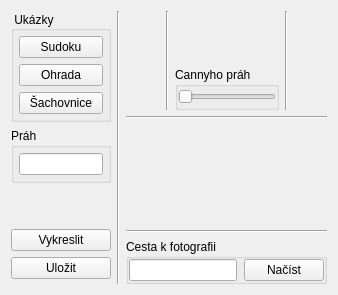
      <widget class="QWidget" name="LineDetection">
       <attribute name="title">
        <string>Detekce přímek</string>
       </attribute>
       <layout class="QGridLayout" name="gridLayout_4">
        <item row="0" column="0">
         <layout class="QVBoxLayout" name="verticalLayout_17">
          <property name="sizeConstraint">
           <enum>QLayout::SetFixedSize</enum>
          </property>
          <item>
           <widget class="QGroupBox" name="groupBox_11">
            <property name="sizePolicy">
             <sizepolicy hsizetype="Fixed" vsizetype="Fixed">
              <horstretch>100</horstretch>
              <verstretch>0</verstretch>
             </sizepolicy>
            </property>
            <property name="maximumSize">
             <size>
              <width>100</width>
              <height>16777215</height>
             </size>
            </property>
            <property name="title">
             <string> Ukázky</string>
            </property>
            <property name="alignment">
             <set>Qt::AlignLeading|Qt::AlignLeft|Qt::AlignVCenter</set>
            </property>
            <layout class="QVBoxLayout" name="verticalLayout_18">
             <property name="leftMargin">
              <number>5</number>
             </property>
             <property name="topMargin">
              <number>5</number>
             </property>
             <property name="rightMargin">
              <number>5</number>
             </property>
             <property name="bottomMargin">
              <number>5</number>
             </property>
             <item>
              <widget class="QPushButton" name="LinesButton1">
               <property name="sizePolicy">
                <sizepolicy hsizetype="Fixed" vsizetype="Fixed">
                 <horstretch>100</horstretch>
                 <verstretch>0</verstretch>
                </sizepolicy>
               </property>
               <property name="maximumSize">
                <size>
                 <width>100</width>
                 <height>16777215</height>
                </size>
               </property>
               <property name="text">
                <string>Sudoku</string>
               </property>
              </widget>
             </item>
             <item>
              <widget class="QPushButton" name="LinesButton2">
               <property name="sizePolicy">
                <sizepolicy hsizetype="Fixed" vsizetype="Fixed">
                 <horstretch>100</horstretch>
                 <verstretch>0</verstretch>
                </sizepolicy>
               </property>
               <property name="maximumSize">
                <size>
                 <width>100</width>
                 <height>16777215</height>
                </size>
               </property>
               <property name="text">
                <string>Ohrada</string>
               </property>
              </widget>
             </item>
             <item>
              <widget class="QPushButton" name="LinesButton3">
               <property name="sizePolicy">
                <sizepolicy hsizetype="Fixed" vsizetype="Fixed">
                 <horstretch>100</horstretch>
                 <verstretch>0</verstretch>
                </sizepolicy>
               </property>
               <property name="maximumSize">
                <size>
                 <width>100</width>
                 <height>16777215</height>
                </size>
               </property>
               <property name="text">
                <string>Šachovnice</string>
               </property>
              </widget>
             </item>
            </layout>
           </widget>
          </item>
          <item>
           <widget class="QGroupBox" name="groupBox_8">
            <property name="sizePolicy">
             <sizepolicy hsizetype="Fixed" vsizetype="Maximum">
              <horstretch>100</horstretch>
              <verstretch>0</verstretch>
             </sizepolicy>
            </property>
            <property name="maximumSize">
             <size>
              <width>100</width>
              <height>16777215</height>
             </size>
            </property>
            <property name="title">
             <string>Práh</string>
            </property>
            <layout class="QVBoxLayout" name="verticalLayout_11">
             <property name="leftMargin">
              <number>5</number>
             </property>
             <property name="topMargin">
              <number>5</number>
             </property>
             <property name="rightMargin">
              <number>5</number>
             </property>
             <property name="bottomMargin">
              <number>5</number>
             </property>
             <item>
              <widget class="QLineEdit" name="LinesTreshold">
               <property name="sizePolicy">
                <sizepolicy hsizetype="Fixed" vsizetype="Fixed">
                 <horstretch>100</horstretch>
                 <verstretch>0</verstretch>
                </sizepolicy>
               </property>
              </widget>
             </item>
            </layout>
           </widget>
          </item>
          <item>
           <spacer name="verticalSpacer_8">
            <property name="orientation">
             <enum>Qt::Vertical</enum>
            </property>
            <property name="sizeHint" stdset="0">
             <size>
              <width>20</width>
              <height>40</height>
             </size>
            </property>
           </spacer>
          </item>
          <item>
           <widget class="QPushButton" name="LinesButtonDraw">
            <property name="sizePolicy">
             <sizepolicy hsizetype="Preferred" vsizetype="Fixed">
              <horstretch>120</horstretch>
              <verstretch>0</verstretch>
             </sizepolicy>
            </property>
            <property name="maximumSize">
             <size>
              <width>100</width>
              <height>16777215</height>
             </size>
            </property>
            <property name="text">
             <string>Vykreslit</string>
            </property>
           </widget>
          </item>
          <item>
           <widget class="QPushButton" name="LinesButtonSave">
            <property name="sizePolicy">
             <sizepolicy hsizetype="Fixed" vsizetype="Fixed">
              <horstretch>100</horstretch>
              <verstretch>0</verstretch>
             </sizepolicy>
            </property>
            <property name="maximumSize">
             <size>
              <width>100</width>
              <height>16777215</height>
             </size>
            </property>
            <property name="text">
             <string>Uložit</string>
            </property>
           </widget>
          </item>
          <item>
           <spacer name="verticalSpacer_6">
            <property name="orientation">
             <enum>Qt::Vertical</enum>
            </property>
            <property name="sizeType">
             <enum>QSizePolicy::Fixed</enum>
            </property>
            <property name="sizeHint" stdset="0">
             <size>
              <width>20</width>
              <height>5</height>
             </size>
            </property>
           </spacer>
          </item>
         </layout>
        </item>
        <item row="0" column="2">
         <layout class="QVBoxLayout" name="verticalLayout_15">
          <item>
           <layout class="QHBoxLayout" name="horizontalLayout_4">
            <item>
             <layout class="QVBoxLayout" name="verticalLayout_8">
              <item>
               <widget class="QLabel" name="LinesOriginal">
                <property name="text">
                 <string/>
                </property>
                <property name="alignment">
                 <set>Qt::AlignCenter</set>
                </property>
               </widget>
              </item>
              <item>
               <spacer name="verticalSpacer_9">
                <property name="orientation">
                 <enum>Qt::Vertical</enum>
                </property>
                <property name="sizeType">
                 <enum>QSizePolicy::Maximum</enum>
                </property>
                <property name="sizeHint" stdset="0">
                 <size>
                  <width>20</width>
                  <height>45</height>
                 </size>
                </property>
               </spacer>
              </item>
             </layout>
            </item>
            <item>
             <widget class="Line" name="line_15">
              <property name="orientation">
               <enum>Qt::Vertical</enum>
              </property>
             </widget>
            </item>
            <item>
             <layout class="QVBoxLayout" name="verticalLayout_7">
              <item>
               <widget class="QLabel" name="LinesEdges">
                <property name="text">
                 <string/>
                </property>
                <property name="alignment">
                 <set>Qt::AlignCenter</set>
                </property>
               </widget>
              </item>
              <item>
               <widget class="QGroupBox" name="groupBox_15">
                <property name="maximumSize">
                 <size>
                  <width>16777215</width>
                  <height>43</height>
                 </size>
                </property>
                <property name="title">
                 <string>Cannyho práh</string>
                </property>
                <layout class="QVBoxLayout" name="verticalLayout_22">
                 <property name="leftMargin">
                  <number>0</number>
                 </property>
                 <property name="topMargin">
                  <number>0</number>
                 </property>
                 <property name="rightMargin">
                  <number>0</number>
                 </property>
                 <property name="bottomMargin">
                  <number>0</number>
                 </property>
                 <item>
                  <widget class="QSlider" name="LinesCannyTresholdSlider">
                   <property name="sizePolicy">
                    <sizepolicy hsizetype="Preferred" vsizetype="Fixed">
                     <horstretch>0</horstretch>
                     <verstretch>0</verstretch>
                    </sizepolicy>
                   </property>
                   <property name="orientation">
                    <enum>Qt::Horizontal</enum>
                   </property>
                  </widget>
                 </item>
                </layout>
               </widget>
              </item>
             </layout>
            </item>
            <item>
             <widget class="Line" name="line_12">
              <property name="orientation">
               <enum>Qt::Vertical</enum>
              </property>
             </widget>
            </item>
            <item>
             <layout class="QVBoxLayout" name="verticalLayout_21">
              <item>
               <widget class="QLabel" name="LinesResult">
                <property name="text">
                 <string/>
                </property>
                <property name="alignment">
                 <set>Qt::AlignCenter</set>
                </property>
               </widget>
              </item>
              <item>
               <spacer name="verticalSpacer_10">
                <property name="orientation">
                 <enum>Qt::Vertical</enum>
                </property>
                <property name="sizeType">
                 <enum>QSizePolicy::Maximum</enum>
                </property>
                <property name="sizeHint" stdset="0">
                 <size>
                  <width>20</width>
                  <height>45</height>
                 </size>
                </property>
               </spacer>
              </item>
             </layout>
            </item>
           </layout>
          </item>
          <item>
           <widget class="Line" name="line_2">
            <property name="orientation">
             <enum>Qt::Horizontal</enum>
            </property>
           </widget>
          </item>
          <item>
           <widget class="QLabel" name="LinesAccumulator">
            <property name="sizePolicy">
             <sizepolicy hsizetype="Preferred" vsizetype="Maximum">
              <horstretch>0</horstretch>
              <verstretch>0</verstretch>
             </sizepolicy>
            </property>
            <property name="maximumSize">
             <size>
              <width>16777215</width>
              <height>320</height>
             </size>
            </property>
            <property name="text">
             <string/>
            </property>
            <property name="alignment">
             <set>Qt::AlignCenter</set>
            </property>
           </widget>
          </item>
          <item>
           <widget class="Line" name="line_13">
            <property name="orientation">
             <enum>Qt::Horizontal</enum>
            </property>
           </widget>
          </item>
          <item>
           <widget class="QGroupBox" name="groupBox_10">
            <property name="sizePolicy">
             <sizepolicy hsizetype="Expanding" vsizetype="Minimum">
              <horstretch>0</horstretch>
              <verstretch>0</verstretch>
             </sizepolicy>
            </property>
            <property name="maximumSize">
             <size>
              <width>16777215</width>
              <height>45</height>
             </size>
            </property>
            <property name="title">
             <string>Cesta k fotografii</string>
            </property>
            <layout class="QHBoxLayout" name="horizontalLayout_3">
             <property name="spacing">
              <number>7</number>
             </property>
             <property name="leftMargin">
              <number>0</number>
             </property>
             <property name="topMargin">
              <number>0</number>
             </property>
             <property name="rightMargin">
              <number>0</number>
             </property>
             <property name="bottomMargin">
              <number>0</number>
             </property>
             <item>
              <widget class="QLineEdit" name="LinesPath"/>
             </item>
             <item>
              <widget class="QPushButton" name="LinesButtonLoadPath">
               <property name="text">
                <string>Načíst</string>
               </property>
              </widget>
             </item>
            </layout>
           </widget>
          </item>
         </layout>
        </item>
        <item row="0" column="1">
         <widget class="Line" name="line">
          <property name="orientation">
           <enum>Qt::Vertical</enum>
          </property>
         </widget>
        </item>
       </layout>
      </widget>
